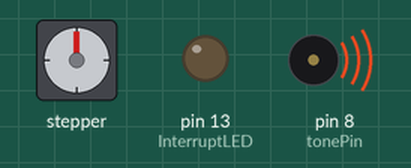
Simulated run of this sketch. Board: Arduino Uno, built with avr-gcc and run on an emulated ATmega328P. On the bench: stepper motor, output pins drawn as LEDs (lit = HIGH), buzzer (waves = sounding). Wiring (inferred from the names in the program): stepper motor driver (200 steps per turn assumed): step pin 3; direction pin 4.

Above: at 0.1 s.
Timing chart, 0 to 1.6 s (numbered marks = the images above):
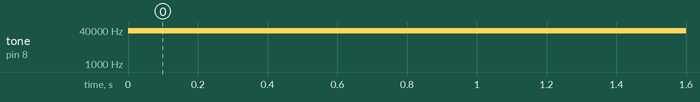

The sketch:

StepperAR988.ino
```cpp
#include <SPI.h>

#define stepPin 3
#define dirPin 4
#define InterruptLED 13
#define PWMPin 11
#define tonePin 8

const int maxSpeed = 375; //375 is maximum possible speed
const int minSpeed = 2000; //1000-5000 is pretty slow
int rotationSpeed = 100;
int stepCount = 0;
//1 Is Clockwise, -1 is CounterClockwise
int cw = 1;

void setup() {
  // Sets Outputs / Serial BaudRate (Recommended <=115200 baud)
  pinMode(stepPin,OUTPUT);
  pinMode(dirPin,OUTPUT);
  pinMode(InterruptLED, OUTPUT);
  pinMode(tonePin, OUTPUT);
  digitalWrite(InterruptLED, LOW);
  noTone(tonePin);
  Serial.begin(115200);
}


void stepAmountSpeed(int steps, int speed) {
  //Takes Unlimited Step Count Int and Speed 1-100

  //Change Polarity Of Motor
  if (cw==1) {digitalWrite(dirPin, HIGH);}
  else {digitalWrite(dirPin, LOW);}

  //Map the speed and cache
  int modulatedSpeed = int(map(speed, 0, 100, minSpeed, maxSpeed));
  for (int i = 0; i < steps; i++) {
    digitalWrite(stepPin, HIGH);
    delayMicroseconds(modulatedSpeed);
    digitalWrite(stepPin, LOW);
    delayMicroseconds(modulatedSpeed);
    stepCount += cw;
  }
}

void testStepper(int speed) {
  cw =! cw;
  stepAmountSpeed(400, speed);

  delay(500); // One second delay

  //changeDirection(false);

  digitalWrite(dirPin,LOW); //Changes the rotations direction

  cw =! cw;
  stepAmountSpeed(400, speed);

  delay(500);

  Serial.println("Speed: " + String(speed));
}

void amalogStepper() {
  //This is actual hell (Speed 0 - 100)
  int speed = 50;
  int modulatedSpeed = int(map(speed, 0, 100, 0, 255));
  analogWrite(PWMPin, modulatedSpeed);
  delay(5000);
  analogWrite(PWMPin, 0);
  delay(5000);
}

void tuneStepper() {
  tone(tonePin, 300000);
  delay(1000);
}


void loop() {
  //testStepper(100);
  //analogStepper();
  tuneStepper();
}
```

Measured:
- by itself, tone on pin 8 (tonePin): silent → 37856 Hz at 0.00 s
